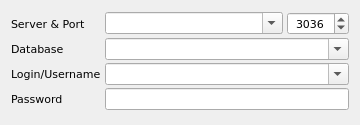
<?xml version="1.0" encoding="UTF-8"?>
<ui version="4.0">
 <class>MySqlWidget</class>
 <widget class="QWidget" name="MySqlWidget">
  <property name="geometry">
   <rect>
    <x>0</x>
    <y>0</y>
    <width>360</width>
    <height>125</height>
   </rect>
  </property>
  <property name="font">
   <font>
    <family>DejaVu Sans</family>
    <pointsize>8</pointsize>
   </font>
  </property>
  <property name="windowTitle">
   <string>MySQL Server</string>
  </property>
  <property name="toolTip">
   <string>MySQL Server</string>
  </property>
  <property name="statusTip">
   <string>MySQL Server</string>
  </property>
  <property name="locale">
   <locale language="English" country="UnitedStates"/>
  </property>
  <layout class="QGridLayout" name="gridLayout">
   <property name="horizontalSpacing">
    <number>4</number>
   </property>
   <property name="verticalSpacing">
    <number>2</number>
   </property>
   <item row="0" column="0">
    <widget class="QLabel" name="lblServer">
     <property name="text">
      <string>Server &amp; Port</string>
     </property>
    </widget>
   </item>
   <item row="0" column="1">
    <widget class="QComboBox" name="cmbServer">
     <property name="sizePolicy">
      <sizepolicy hsizetype="Expanding" vsizetype="Fixed">
       <horstretch>0</horstretch>
       <verstretch>0</verstretch>
      </sizepolicy>
     </property>
     <property name="editable">
      <bool>true</bool>
     </property>
    </widget>
   </item>
   <item row="0" column="2">
    <widget class="QSpinBox" name="spinPort">
     <property name="alignment">
      <set>Qt::AlignCenter</set>
     </property>
     <property name="minimum">
      <number>1</number>
     </property>
     <property name="maximum">
      <number>65535</number>
     </property>
     <property name="value">
      <number>3036</number>
     </property>
    </widget>
   </item>
   <item row="1" column="0">
    <widget class="QLabel" name="lblDatabase">
     <property name="text">
      <string>Database</string>
     </property>
    </widget>
   </item>
   <item row="1" column="1" colspan="2">
    <widget class="QComboBox" name="cmbDatabase">
     <property name="editable">
      <bool>true</bool>
     </property>
    </widget>
   </item>
   <item row="2" column="0">
    <widget class="QLabel" name="lblLogin">
     <property name="text">
      <string>Login/Username</string>
     </property>
    </widget>
   </item>
   <item row="2" column="1" colspan="2">
    <widget class="QComboBox" name="cmbLogin">
     <property name="editable">
      <bool>true</bool>
     </property>
    </widget>
   </item>
   <item row="3" column="0">
    <widget class="QLabel" name="lblPassword">
     <property name="text">
      <string>Password</string>
     </property>
    </widget>
   </item>
   <item row="3" column="1" colspan="2">
    <widget class="QLineEdit" name="editPassword"/>
   </item>
  </layout>
 </widget>
 <resources/>
 <connections/>
</ui>
